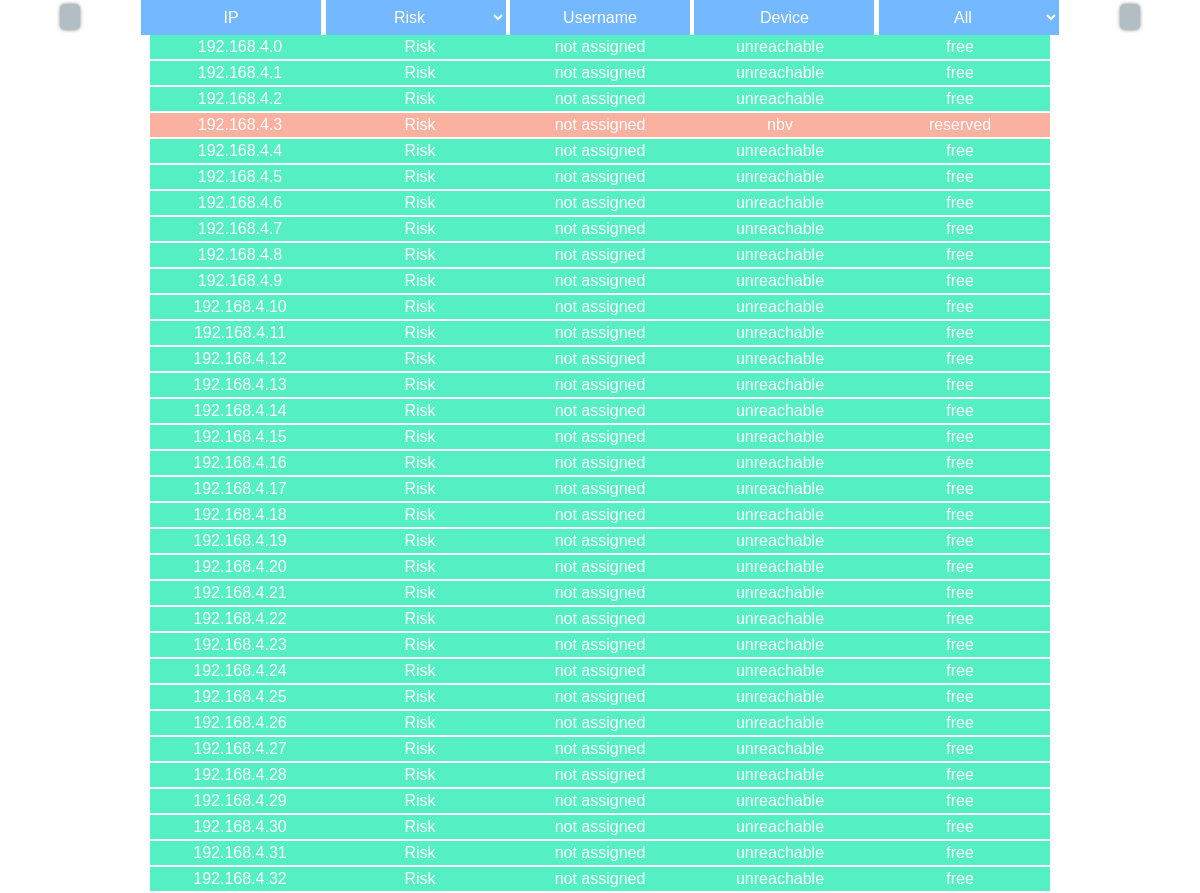
Before: /units/2/ (upper part) with the older database file.
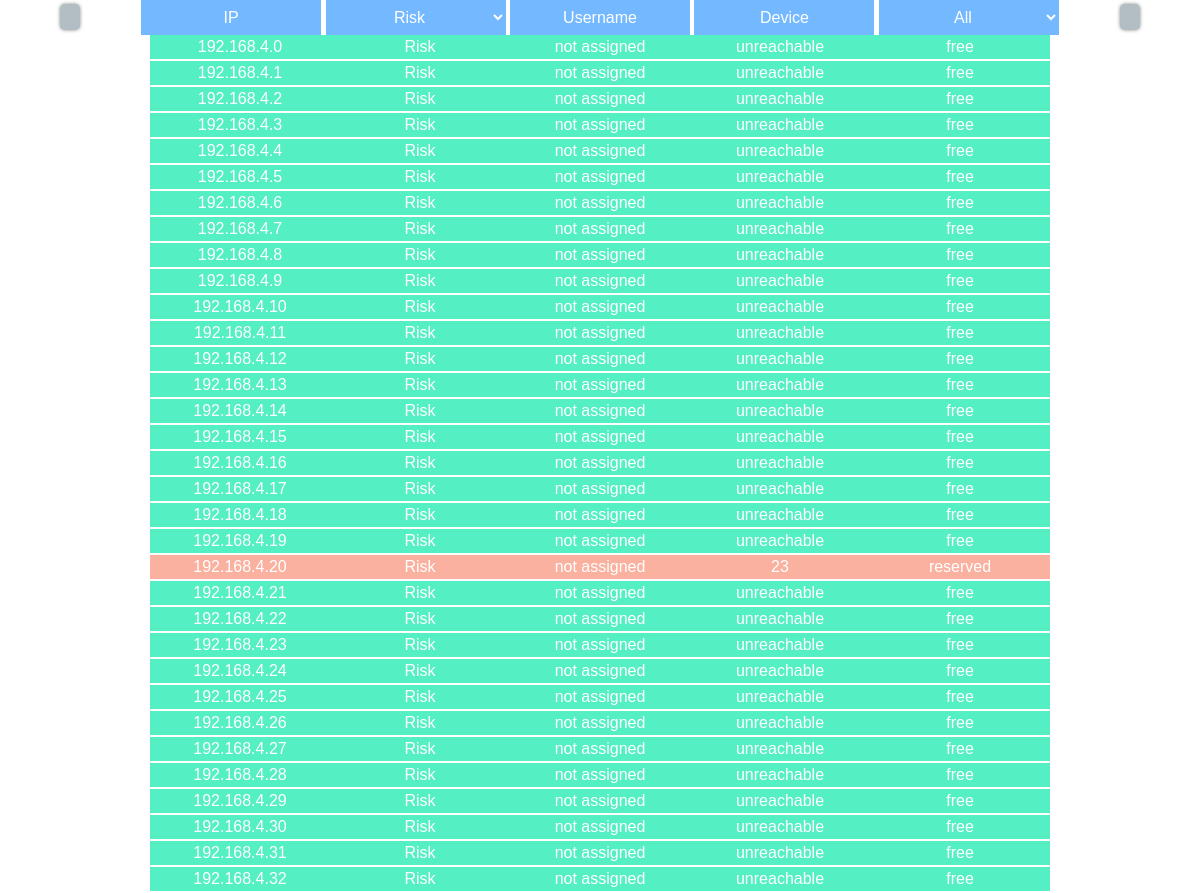
After: the same page with the newer database file.
### list/models.py (models this page shows, shortened)
class Ip(models.Model):
    unit = models.ForeignKey(Unit, on_delete=models.CASCADE)
    ipAdress = models.GenericIPAddressField()
    userName = models.CharField(max_length=250, default="not assigned")
    device = models.CharField(max_length=250, default="unreachable")
    reserved = models.BooleanField(default=False)

class Unit(models.Model):
    vLan = models.GenericIPAddressField()
    name = models.CharField(max_length=250)

### list/views.py (the view)
# urls.py: url(r'^units/(?P<unit_pk>[0-9]+)/$', views.ips, name='ips'),
def ips(request, unit_pk) :
    template = loader.get_template('list/ips.html')
    current_unit = Unit.objects.get(pk=unit_pk)
    current_unit_name = current_unit.name
    all_units = Unit.objects.all()
    all_ips = current_unit.ip_set.all()
    context = {
        'current_unit_name': current_unit_name,
        'all_ips': all_ips,
        'unit_pk': unit_pk,
        'all_units': all_units
    }
    return HttpResponse(template.render(context, request))

### list/templates/list/ips.html (shortened to what this page needs)
{% load staticfiles %}
<!DOCTYPE html>
<html lang="en">
<head>
    <link rel="stylesheet" type="text/css" href='{% static 'list/ips/style.css' %}?{% now "U" %}'>
    <link rel="stylesheet" type="text/css" href='{% static 'list/ips/jquery-ui-1.12.1.custom/jquery-ui.min.css' %}?{% now "U" %}'>
    <link rel="stylesheet" type="text/css" href='{% static 'list/ips/fontawesome-free-5.7.2-web/css/all.css' %}?{% now "U" %}'>
</head>
<body>
    <div id="main-div">
        <div class="line" id = "filter">
            <div id= "home-button"><a href="{% url 'list:index' %}"><i class="fas fa-home"></i></a></div>
    		<div class="rowname" id = "filter-ip" > IP </div>
            <div class="rowname" id = "filter-unit">
                <select id = "select-unit" >
                    {% for unit in all_units %}
                        {% if current_unit_name == unit.name %}
                        <option selected>{{ unit.name }}</option>
                        {% else %}
                        <option>{{ unit.name }}</option>
                        {% endif %}
                    {% endfor %}
                </select>
            </div>
            <div class="rowname" id = "filter-userName" > Username </div>
            <div class="rowname" id = "filter-device"> Device </div>
            <div class="rowname" id = "filter-reserved">
                <select id = "select-reserved" >
                    <option selected>All</option>
                </select>
            </div>
            <div id="search-button"><i class="fas fa-search"></i></div>
    	</div>
        <div id = "ip-content">
        {% for ip in all_ips %}
            {% if ip.reserved %}
            <div  id="{{ip.id}}" class="line reserved-{{ ip.reserved }}">
                <div class = "ip inline">{{ ip.ipAdress }}</div><div class = "branch inline">{{ ip.unit.name }}</div><div class = "userName inline">{{ ip.userName }}</div><div class = "device inline">{{ ip.device }}</div><div class = "reserved inline">reserved<div class = "free"></div></div>
            </div>
            {% else %}
            <div  id="{{ip.id}}" class="line reserved-{{ ip.reserved }}">
                <div class = "ip inline">{{ ip.ipAdress }}</div><div class = "branch inline">{{ ip.unit.name }}</div><div class = "userName inline">{{ ip.userName }}</div><div class = "device inline">{{ ip.device }}</div><div class = "reserved inline">free<div class = "reserve"></div></div>
            </div>
            {% endif %}
        {% endfor %}
        </div>
    </div>
</body>
</body>
</html>

Changed rows visible on the page:
changed Ip (number 4 of 33 on the later page): device "nbv" → "unreachable"; reserved "reserved" → "free"
changed Ip (number 21 of 33 on the later page): device "unreachable" → "23"; reserved "free" → "reserved"
